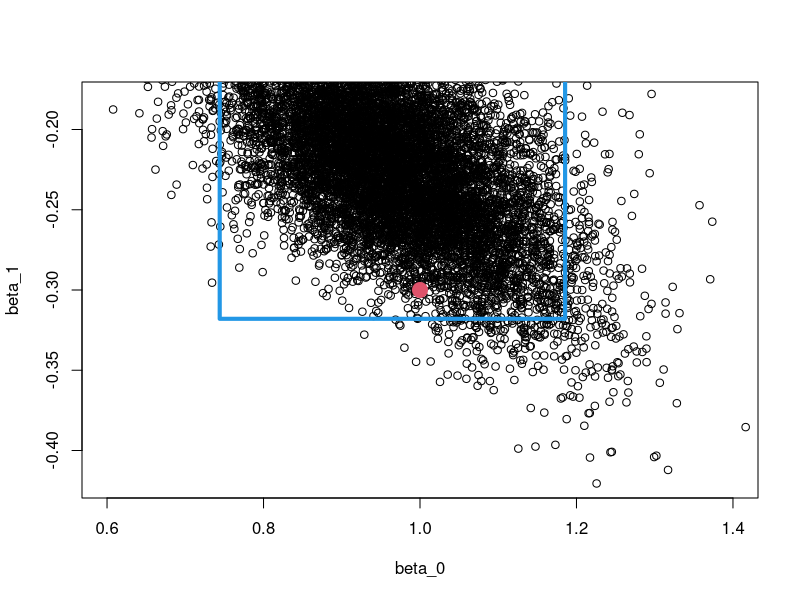

Reproduce this figure in R.

# Bootstrapping en un modelo ----------------------------------------------
#Se basa en el remuestreo

tamano_muestral <- 23
iteraciones <- 10000
beta_0 <-  1
beta_1 <- -0.3
desv_est_error <- 0.5

#Crear generadores de datos
genera_x <- function(n){
  seq(-3,3,length.out=n)
}

genera_y <- function(x, b0, b1){
  y <- b1*x + b0 + rnorm(length(x),0,desv_est_error)
}

datos_x <- genera_x(tamano_muestral)

datos_y <- genera_y(datos_x, beta_0, beta_1)

#Regresión
modelo_m <- lm(datos_y~datos_x)
coeficientes_muestrales <- coefficients(modelo_m)
confint(modelo_m)#Intervalo de confianza de los coeficientes


# Simulación --------------------------------------------------------------

beta_0_estimado <- beta_1_estimado <- vector()

for(i in seq_len(iteraciones)){
  muestra <- sample(seq_along(datos_x), length(datos_x), replace=TRUE)
  muestra_x <- datos_x[muestra]#Remuestreo
  muestra_y <- datos_y[muestra]#Remuestreo
  modelo <- lm(muestra_y~muestra_x)
  coeficientes <- coefficients(modelo)
  beta_0_estimado[i] <- coeficientes[1]
  beta_1_estimado[i] <- coeficientes[2]
  
}

#Tabla de intervalo bootstrapping
intervalo_bootstrapping <- data.frame(
  limite = c("LI","LS"),
  beta_0=quantile(beta_0_estimado, c(0.025,0.975)),
  beta_1=quantile(beta_1_estimado, c(0.025,0.975))
)

plot(beta_0, beta_1)
points(coeficientes_muestrales[1], coeficientes_muestrales[2])
points(beta_0_estimado, beta_1_estimado)
points(beta_0, beta_1, col=2, pch=20, cex=3)
rect(
  intervalo_bootstrapping$beta_0[1],
  intervalo_bootstrapping$beta_1[1],
  intervalo_bootstrapping$beta_0[2],
  intervalo_bootstrapping$beta_1[2],
  border=4,
  lwd=4
)
#Rectángulo del modelo muestral
# rect(
#   confint(modelo_m)[1,1],
#   confint(modelo_m)[2,1],
#   confint(modelo_m)[1,2],
#   confint(modelo_m)[2,2],
#   border=6,
#   lwd=4
# )

#Se puede observar que el parámetro está dentro del intervalo del bootstrapping
